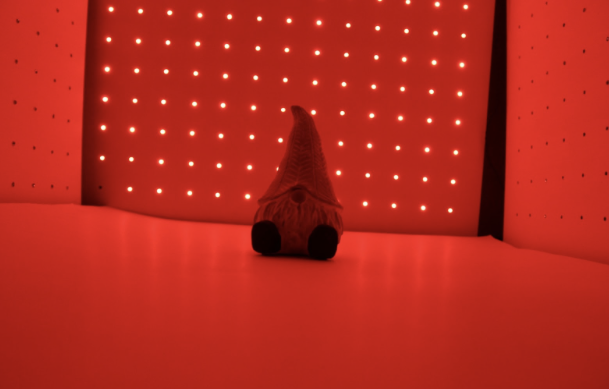
#> input picture cube/assets/test1.png, 609 x 389 px
$ jupyter execute mask.ipynb
#> lines starting #> are read from the running program, lines starting #| are printed output that depends on the picture; after the words box and inside, x2 and y2 are one past the last pixel; in counts of white or black regions, pixels touching at a corner belong together
[cell 1]
import cv2
import numpy as np
import matplotlib.pyplot as plt

img = cv2.imread("assets/test1.png")
#> img is the input picture: shape (389, 609, 3); mean B, G, R 30.1, 41.6, 180
gray = cv2.cvtColor(img, cv2.COLOR_BGR2GRAY)
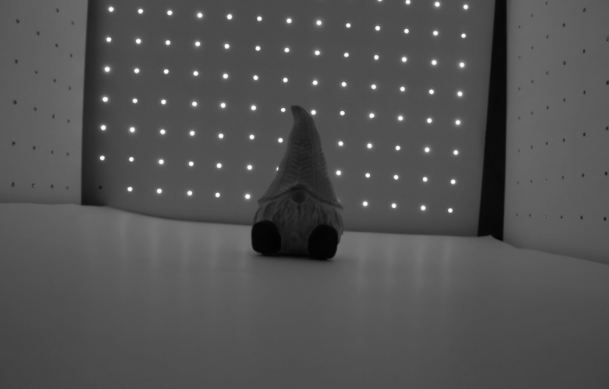
#> gray: shape (389, 609); min 2, max 253, mean 81.7

_, mask = cv2.threshold(gray, 170, 255, cv2.THRESH_BINARY)
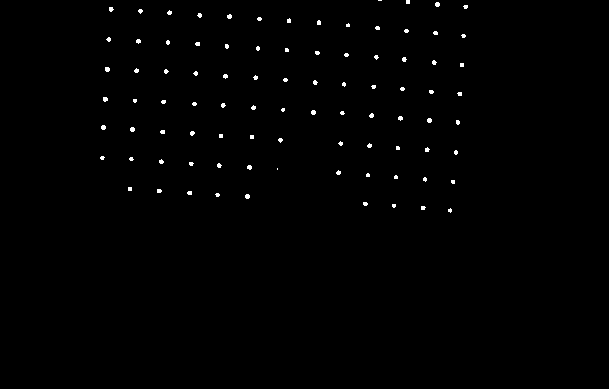
#> mask: shape (389, 609); 0.63% white; 89 white regions (79 under 20 px), largest, box (x1, y1, x2, y2) and area: (105, 67, 110, 72) 22, (435, 2, 440, 7) 21, (103, 97, 108, 102) 21

kernel = np.ones((3,3), np.uint8)
mask = cv2.morphologyEx(mask, cv2.MORPH_OPEN, kernel)
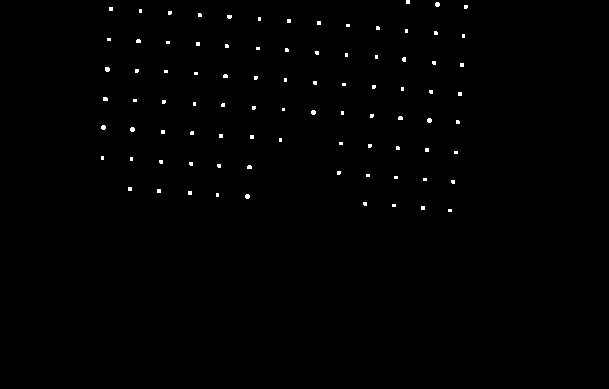
#> mask: shape (389, 609); 0.55% white; 87 white regions (80 under 20 px), largest, box (x1, y1, x2, y2) and area: (105, 67, 110, 72) 22, (435, 2, 440, 7) 21, (311, 110, 316, 115) 21
mask = cv2.cvtColor(mask, cv2.COLOR_GRAY2BGR)

plt.subplot(1, 2, 1)
plt.imshow(img)
plt.axis('off')

plt.subplot(1, 2, 2)
plt.imshow(mask)
plt.axis('off')
plt.axis('off')
plt.show()
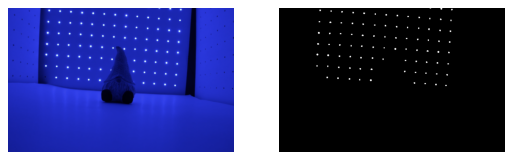
#> figure drawn by matplotlib, 2 panels; B, G, R data is drawn as R, G, B

[cell 2]
import cv2
import numpy as np
import matplotlib.pyplot as plt

img_empty = cv2.imread("assets/digital-box.png")
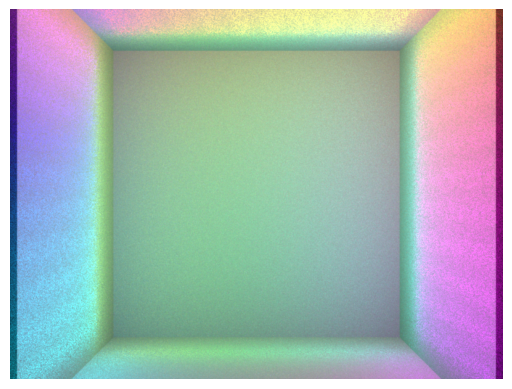
#> input picture cube/assets/digital-box.png, 512 x 389 px
#> img_empty is the input picture: shape (389, 512, 3); mean B, G, R 180.9, 182.9, 167.8
img_obj = cv2.imread("assets/digital-box-w-obj.png")
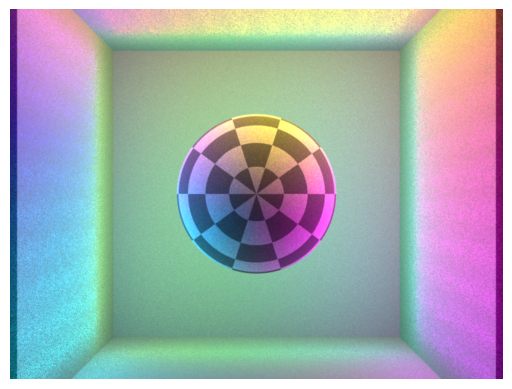
#> input picture cube/assets/digital-box-w-obj.png, 512 x 389 px
#> img_obj is the input picture: shape (389, 512, 3); mean B, G, R 177, 173.3, 164.4

plt.subplot(1, 2, 1)
plt.imshow(img_empty)
plt.axis('off')

plt.subplot(1, 2, 2)
plt.imshow(img_obj)
plt.axis('off')

plt.show()
#> figure, not shown here; B, G, R data is drawn as R, G, B

# [7 lines of commented-out code are left out]
diff = cv2.absdiff(img_empty, img_obj)
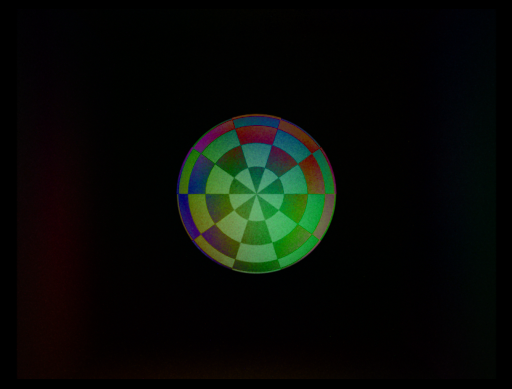
#> diff: shape (389, 512, 3); mean B, G, R 7, 11.4, 8.3
plt.imshow(diff, cmap='gray')
plt.axis('off')
plt.show()

# normalized = cv2.normalize(diff, None, 0, 1, cv2.NORM_MINMAX)
# plt.imshow(normalized, cmap='gray')
# plt.show()

diff = cv2.cvtColor(diff, cv2.COLOR_BGR2GRAY)
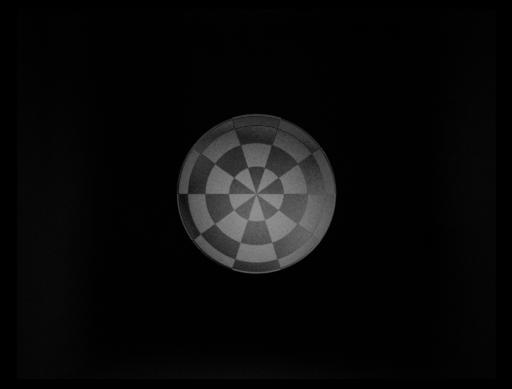
#> diff: shape (389, 512); min 0, max 148, mean 10
mask = cv2.threshold(diff, 10, 255, cv2.THRESH_BINARY)[1]
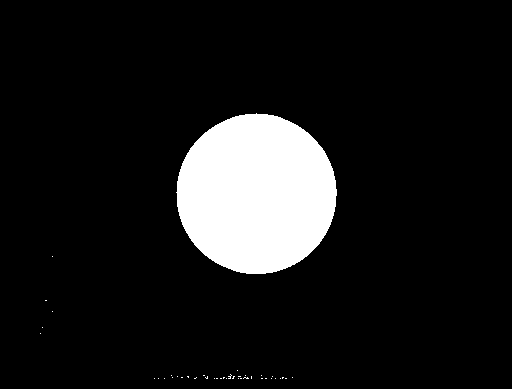
#> mask: shape (389, 512); 10.2% white; 41 white regions (40 under 20 px), largest, box (x1, y1, x2, y2) and area: (176, 113, 337, 274) 20142
mask = cv2.cvtColor(mask, cv2.COLOR_GRAY2BGR)

plt.imshow(mask)
plt.axis('off')
plt.show()
